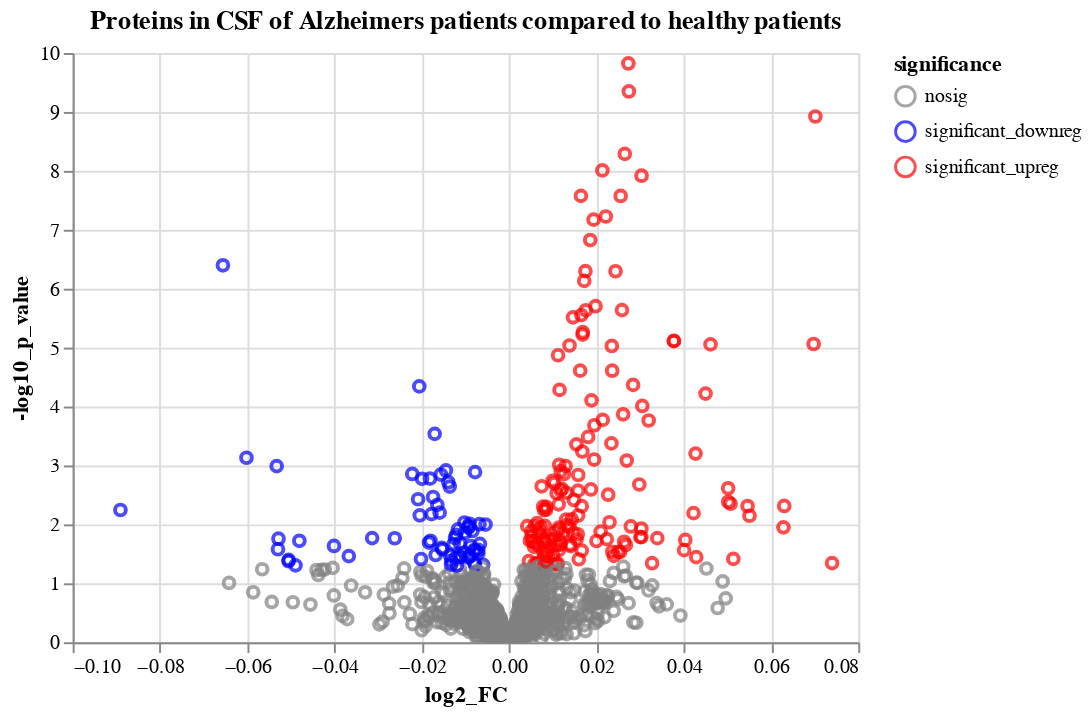

The code cell stored with this chart in its notebook:
### Code cell
chart_volcano_AD_MCI

### Figure 1 — Vega-Lite specification as saved in the notebook (floating-point values rounded to 4 significant figures; data arrays with more than 128 entries replaced by an {"elided": "..."} marker saying what was removed)
{"config": {"view": {"continuousWidth": 400, "continuousHeight": 300}}, "data": {"name": "data-5084e0c18fedb1299748d01451e8089e"}, "mark": "point", "encoding": {"color": {"field": "significance", "scale": {"domain": ["nosig", "significant_downreg", "significant_upreg"], "range": ["grey", "blue", "red"]}, "type": "nominal"}, "tooltip": {"field": "protein", "type": "nominal"}, "x": {"field": "log2_FC", "type": "quantitative"}, "y": {"field": "-log10_p_value", "type": "quantitative"}}, "selection": {"selector001": {"type": "interval", "bind": "scales", "encodings": ["x", "y"]}}, "title": "Proteins in CSF of Alzheimers patients compared to healthy patients", "$schema": "https://vega.github.io/schema/vega-lite/v4.17.0.json", "datasets": {"data-5084e0c18fedb1299748d01451e8089e": {"elided": "1345 records"}}}
